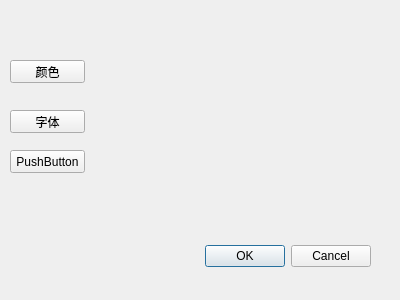
<?xml version="1.0" encoding="UTF-8"?>
<ui version="4.0">
 <class>Dialog</class>
 <widget class="QDialog" name="Dialog">
  <property name="geometry">
   <rect>
    <x>0</x>
    <y>0</y>
    <width>400</width>
    <height>300</height>
   </rect>
  </property>
  <property name="windowTitle">
   <string>Dialog</string>
  </property>
  <widget class="QDialogButtonBox" name="buttonBox">
   <property name="geometry">
    <rect>
     <x>30</x>
     <y>240</y>
     <width>341</width>
     <height>32</height>
    </rect>
   </property>
   <property name="orientation">
    <enum>Qt::Horizontal</enum>
   </property>
   <property name="standardButtons">
    <set>QDialogButtonBox::Cancel|QDialogButtonBox::Ok</set>
   </property>
  </widget>
  <widget class="QPushButton" name="btn_color">
   <property name="geometry">
    <rect>
     <x>10</x>
     <y>60</y>
     <width>75</width>
     <height>23</height>
    </rect>
   </property>
   <property name="text">
    <string>颜色</string>
   </property>
  </widget>
  <widget class="QPushButton" name="pushButton_3">
   <property name="geometry">
    <rect>
     <x>10</x>
     <y>150</y>
     <width>75</width>
     <height>23</height>
    </rect>
   </property>
   <property name="text">
    <string>PushButton</string>
   </property>
  </widget>
  <widget class="QPushButton" name="pushButton">
   <property name="geometry">
    <rect>
     <x>10</x>
     <y>110</y>
     <width>75</width>
     <height>23</height>
    </rect>
   </property>
   <property name="text">
    <string>字体</string>
   </property>
  </widget>
 </widget>
 <resources/>
 <connections>
  <connection>
   <sender>buttonBox</sender>
   <signal>accepted()</signal>
   <receiver>Dialog</receiver>
   <slot>accept()</slot>
   <hints>
    <hint type="sourcelabel">
     <x>248</x>
     <y>254</y>
    </hint>
    <hint type="destinationlabel">
     <x>157</x>
     <y>274</y>
    </hint>
   </hints>
  </connection>
  <connection>
   <sender>buttonBox</sender>
   <signal>rejected()</signal>
   <receiver>Dialog</receiver>
   <slot>reject()</slot>
   <hints>
    <hint type="sourcelabel">
     <x>316</x>
     <y>260</y>
    </hint>
    <hint type="destinationlabel">
     <x>286</x>
     <y>274</y>
    </hint>
   </hints>
  </connection>
 </connections>
</ui>
